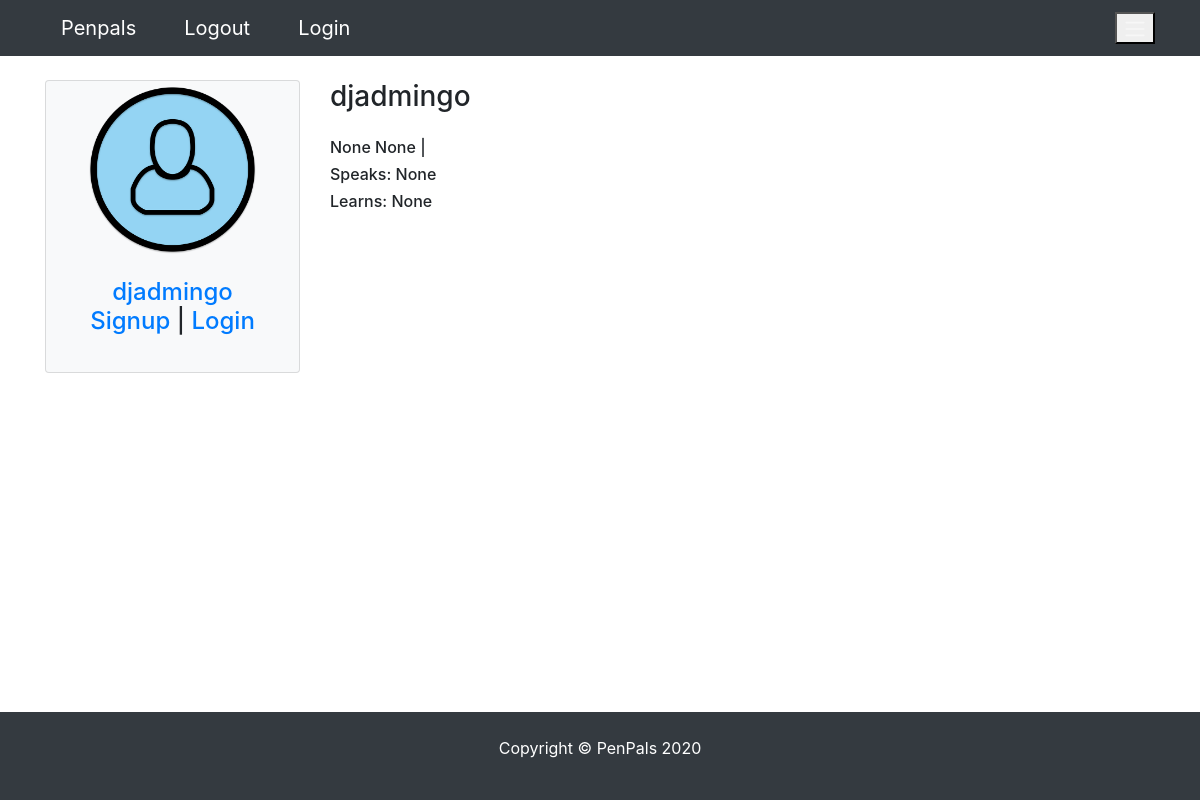
The page /profile/1 on the database as committed earlier.
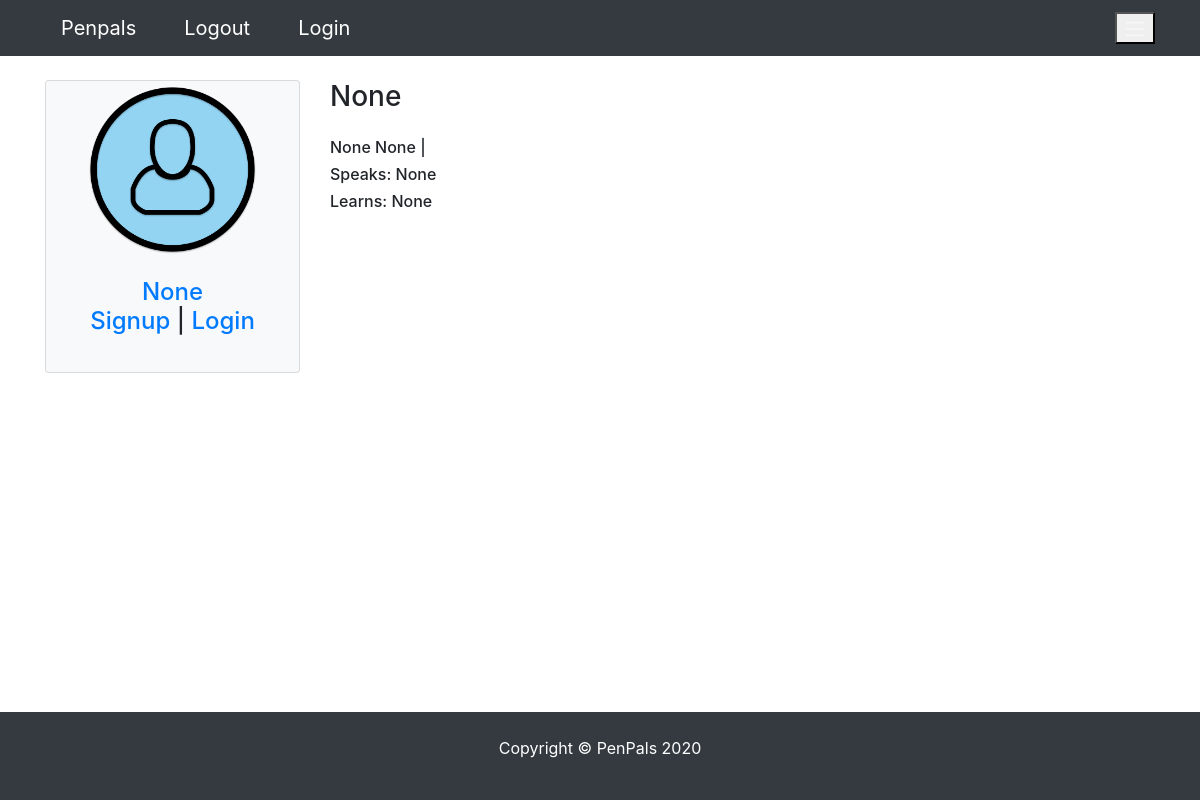
The same page on the database as committed later.
### pages/models.py (models this page shows)
class Profile(models.Model):
    user = models.OneToOneField(
        User, blank=True, null=True, on_delete=models.CASCADE)
    first = models.CharField(max_length=200, blank=True, null=True)
    last = models.CharField(max_length=200, blank=True, null=True)
    photo = models.ImageField(
        default='user.png', upload_to='photos/%y/%m',  blank=True, null=True)
    friends = models.ManyToManyField('self', blank=True)
    speaks = models.CharField(max_length=200, blank=True, null=True)
    learns = models.CharField(max_length=200, blank=True, null=True)
    def __str__(self):
        return str(self.user)
    def get_absolute_url(self):
        return reverse("pages:profile", kwargs={"profile_id":self.pk})
    class Meta:
        ordering = ['-id']

### pages/views.py (the view)
# urls.py: path('profile/<int:profile_id>', ProfileView.as_view(), name="profile"),
class ProfileView(SuccessMessageMixin, DetailView):
    template_name = 'pages/profile.html'
    form_class = ProfileEditForm
    context_object_name = 'profile'
    model = Profile
    def get_object(self):
        return Profile.objects.get(id=self.kwargs['profile_id'])

### pages/templates/pages/profile.html (shortened to what this page needs)
{% extends 'pages/base.html' %}
{% block content %}
<div class="row">
  {% include 'pages/partials/_sidebar.html' %}
  <div class="col-md-9 col-sm-12">
    <h3>{{profile.user}}</h3>
    <div class="my-4">
        <h6>{{profile.first}} {{profile.last}} | {{profile.user.email}}</h6>
        <h6>Speaks: {{profile.speaks}}</h6>
        <h6>Learns: {{profile.learns}}</h6>
    </div>
  </div>
</div>
{% endblock content %}

### templates/pages/base.html (shortened to what this page needs)
{% load static %}
<!DOCTYPE html>
<html lang="en">
  <head>
    <link
      rel="stylesheet"
      href="{% static 'vendor/bootstrap/css/bootstrap.min.css' %}"
    />
    <link rel="stylesheet" href="{% static 'css/styles.css' %}" />
  </head>
  <body class="d-flex flex-column min-vh-100">
    <nav class="navbar navbar-expand-md bg-dark navbar-dark">
      <div class="container">
        <div class="d-flex justify-content-start">
          <a href="" class="navbar navbar-brand">Penpals</a>
          <a href="{% url 'logout' %}" class="navbar navbar-brand">Logout</a>
          <a href="{% url 'login' %}" class="navbar navbar-brand">Login</a>
        </div>
        <div class="d-flex justify-content-end">
          <button
            class="navbar-toggle"
            data-toggle="collapse"
            data-target="#collapsibleNavbar"
          >
            <span class="navbar-toggler-icon"></span>
          </button>
        </div>
      </div>
    </nav>
    <div class="container mt-4">
      {% block content %}
      {% endblock content %}
    </div>
    <footer class="bg-dark text-white mt-auto">
      <div class="container py-4">
        <p class="text-center">Copyright &copy; PenPals 2020</p>
      </div>
    </footer>
  </body>
</html>

### pages/templates/pages/partials/_sidebar.html
<div class="col-lg-3 col-md-3 col-sm-6 mx-auto">
    <div class="card bg-light mw-30rem">
        {% if profile.photo %}
            <img src="{{profile.photo.url}}" alt="profile photo url" class="card-img-top mx-auto rounded-circle">
        {% else %}
            <img src="https://placehold.it/200x200" alt="profile photo url" class="card-img-top mx-auto rounded-circle">
        {% endif %}
        <div class="card-body text-center">
            <h4 class="card-title">
                <a href="{{profile.get_absolute_url}}">{{profile}}</a>
                {% if request.user == profile.user %}
                <p>Welcome to PenPals, {{profile.user}}</p>
                <p><a href="{% url 'logout' %}">Logout</a></p>
                {% elif request.user.is_anonymous %}
                    <p><a href="{% url 'pages:signup' %}">Signup</a> | <a href="{% url 'login' %}">Login</a></p>
                {% endif %}
            </h4>
        </div>
    </div>
</div>

### static_files/css/styles.css (style rules this page uses)
.card-img-top { width: 70%; height: 70%; }
.card { margin-bottom: 1.5rem!important; }

Rows that differ between the two databases and show on the page:
changed Profile "None": user "djadmingo" → "None"
